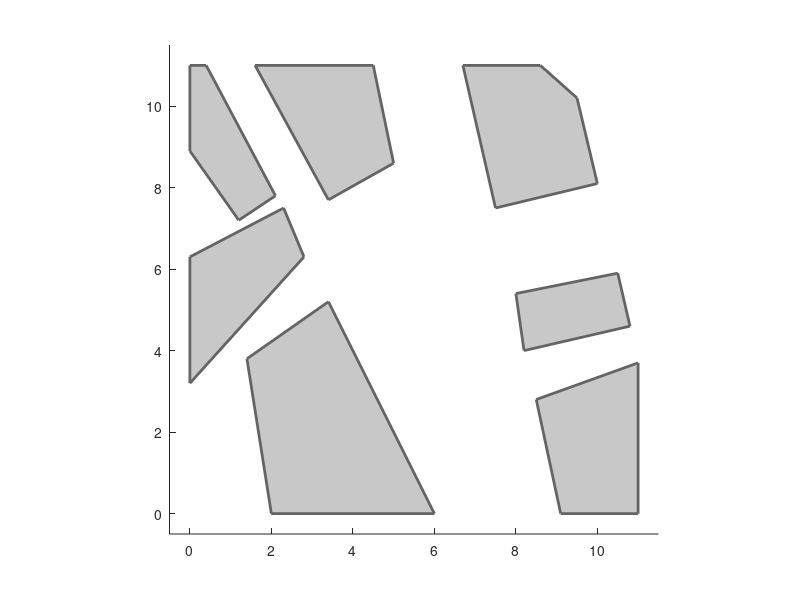

Reproduce this figure in MATLAB.

function draw_blocks()
clear S
S.Vertices = [0   8.9; 0     11; 0.4   11; 2.1 7.8; 1.2 7.2;
              1.6  11; 4.5   11; 5    8.6; 3.4 7.7; 1.6  11;
              6.7  11; 8.6   11; 9.5 10.2; 10  8.1; 7.5 7.5;
              0   6.3; 2.3  7.5; 2.8  6.3; 0   3.2; 0   6.3;
              1.4 3.8; 3.4  5.2; 6      0; 2     0; 1.4 3.8;
              8   5.4; 10.5 5.9; 10.8 4.6; 8.2   4; 8   5.4;
              8.5 2.8; 11   3.7; 11     0; 9.1   0; 8.5 2.8];


% S.Vertices = [x_block1(1) y_block1(1); x_block1(2) y_block1(2); x_block1(3) y_block1(3); x_block1(4) y_block1(4); x_block1(5) y_block1(5);
%               x_block2(1) y_block2(1); x_block2(2) y_block2(2); x_block2(3) y_block2(3); x_block2(4) y_block2(4); x_block2(1) y_block2(1) ];   %多边形的五个顶点
S.Faces = [1 2 3 4 5; 
           6 7 8 9 10;
           11 12 13 14 15;
           16 17 18 19 20;
           21 22 23 24 25;
           26 27 28 29 30;
           31 32 33 34 35];   %第12345个点连成一个多边形
%S.FaceVertexCData = [0];
S.FaceColor = [200 200 200]/255;  %设定block颜色
S.EdgeColor = [100 100 100]/255;  %设定边界颜色
S.LineWidth = 2;   %设定边界宽度
axis equal
axis([-0.5 11.5 -0.5 11.5])
%figure
patch(S)
end